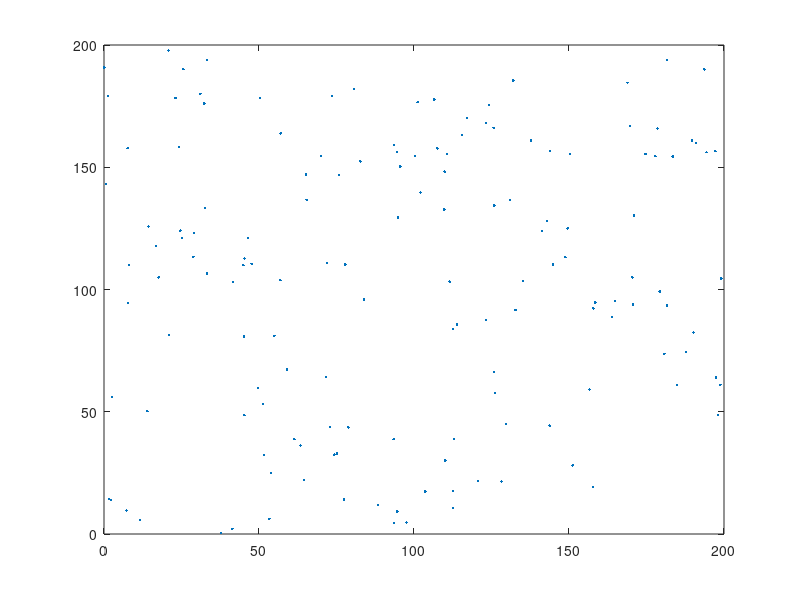

The MATLAB source for this figure: (Note: this script raises an error after producing the figure.)
clear

%%
load geost_dat.mat

%%
figure(1)
plot(x,y,'.')

%%
min(z)
max(z)

%%
figure(2)
histogram(z)
skewness(z)
kurtosis(z)

%%
[X1,X2] = meshgrid(x);
[Y1,Y2] = meshgrid(y);
[Z1,Z2] = meshgrid(z);

%%
D = sqrt((X1 - X2).^2 + (Y1 - Y2).^2);

%%
G = 0.5*(Z1 - Z2).^2;

%%

indx = 1:length(z);
[C,R] = meshgrid(indx);
I = R > C;

%%
figure(3)
plot(D(I),G(I),'.' )
xlabel('lag distance')
ylabel('variogram')

%%
D2 = D.*(diag(x*NaN)+1);
lag = mean(min(D2))

%%
hmd = max(D(:))/2

%%
max_lags = floor(hmd/lag)

%%
LAGS = ceil(D/lag);

%%
for i = 1 : max_lags
 SEL = (LAGS == i);
 DE(i) = mean(mean(D(SEL)));
 PN(i) = sum(sum(SEL == 1))/2;
 GE(i) = mean(mean(G(SEL)));
end

%%
figure(4)
plot(DE,GE,'.' )
var_z = var(z);
b = [0 max(DE)];
c = [var_z var_z];
hold on

%%
plot(b,c, '--r')
yl = 1.1 * max(GE);
ylim([0 yl])
xlabel('Averaged distance between observations')
ylabel('Averaged semivariance')
hold off

%%
figure(5)
plot(DE,GE,'o','MarkerFaceColor',[.6 .6 .6])
var_z = var(z);
b = [0 max(DE)];
c = [var_z var_z];
hold on
plot(b,c,'--r')
xlim(b)
yl = 1.1*max(GE);
ylim([0 yl])

%%
nugget = 0;
sill = 0.803;
range = 45.9;
lags = 0:max(DE);
Gsph = nugget + (sill*(1.5*lags/range - 0.5*(lags/...
 range).^3).*(lags<=range) + sill*(lags>range));
plot(lags,Gsph,':g')

%%
nugget = 0.0239;
sill = 0.78;
range = 45;
Gexp = nugget + sill*(1 - exp(-3*lags/range));
plot(lags,Gexp,'-.b')

%%
nugget = 0.153;
slope = 0.0203;
Glin = nugget + slope*lags;
plot(lags,Glin,'-m')
xlabel('Distance between observations')
ylabel('Semivariance')
legend('Variogram estimator','Population variance',...
'Sperical model','Exponential model','Linear model')
hold off

%%
G_mod = (nugget + sill*(1 - exp(-3*D/range))).*(D>0);

%%
n = length(x);
G_mod(:,n+1) = 1;
G_mod(n+1,:) = 1;
G_mod(n+1,n+1) = 0;

%%
G_inv = inv(G_mod);

%%
R = 0 : 5 : 200;
[Xg1,Xg2] = meshgrid(R,R);

%%
Xg = reshape(Xg1,[],1);
Yg = reshape(Xg2,[],1);

%%
Zg = Xg * NaN;
s2_k = Xg * NaN;

%%
for k = 1 : length(Xg)
 DOR = ((x - Xg(k)).^2 + (y - Yg(k)).^2).^0.5;
 G_R = (nugget + sill*(1 - exp(-3*DOR/range))).*(DOR>0);
 G_R(n+1) = 1;
 E = G_inv * G_R;
 Zg(k) = sum(E(1:n,1).*z);
 s2_k(k) = sum(E(1:n,1).*G_R(1:n,1))+E(n+1,1);
end

%%
r = length(R);
Z = reshape(Zg,r,r);
SK = reshape(s2_k,r,r);

%%
figure(6)
subplot(1,2,1)
h = pcolor(Xg1,Xg2,Z);
set(h,'LineStyle','none')
axis equal
ylim([0 200])
title('Kriging Estimate')
xlabel('x-Coordinates')
ylabel('y-Coordinates')
colormap(jet)
colorbar
subplot(1,2,2)
h = pcolor(Xg1,Xg2,SK);
set(h,'LineStyle','none')
axis equal
ylim([0 200])
title('Kriging Variance')
xlabel('x-Coordinates')
ylabel('y-Coordinates')
colormap(jet)
colorbar
hold on
plot(x,y,'ok')
hold off



